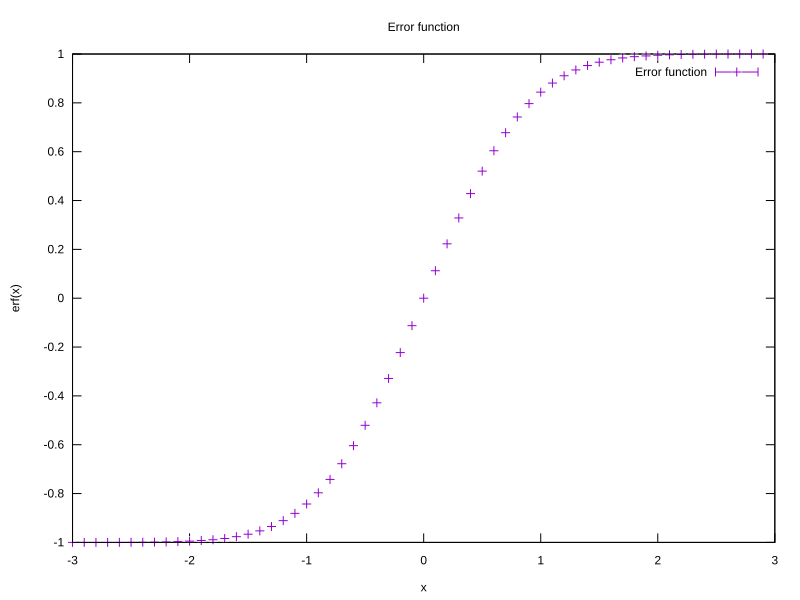

This figure's gnuplot source:
# plot.gp
set terminal svg size 800,600
set output "erf.svg"

set title "Error function"
set xlabel "x"
set ylabel "erf(x)"
set key top right

# Add labels: adjust the text and position as needed.
plot "erf.txt" using 1:2:3 with yerrorbars title "Error function", \